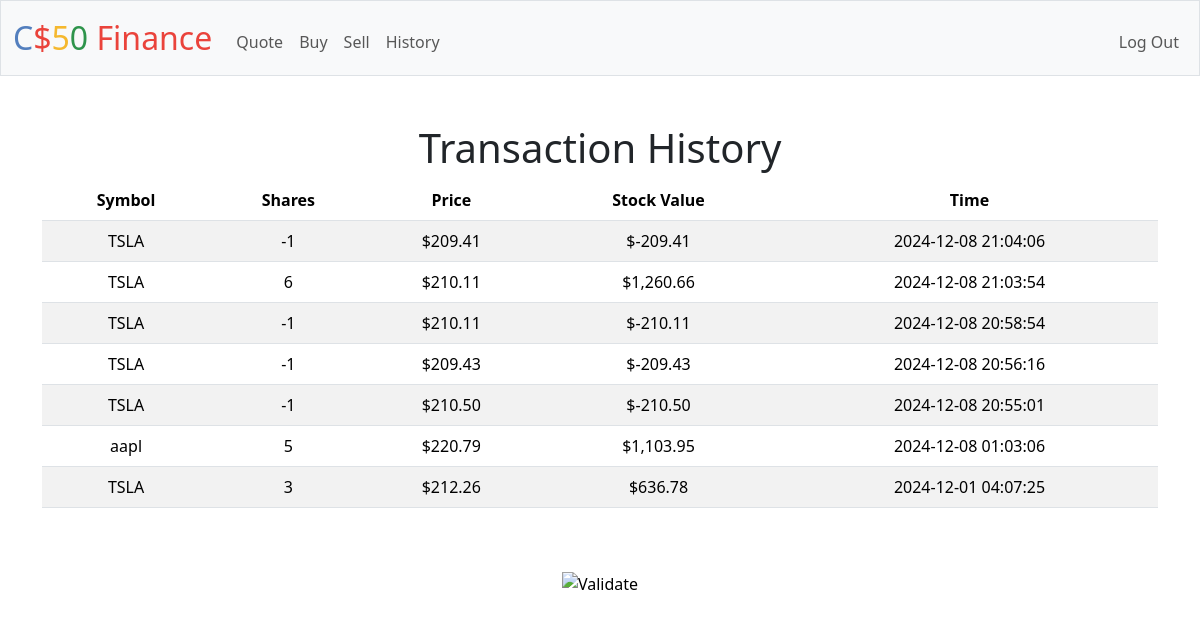
Page /history (signed in) on the earlier database version.
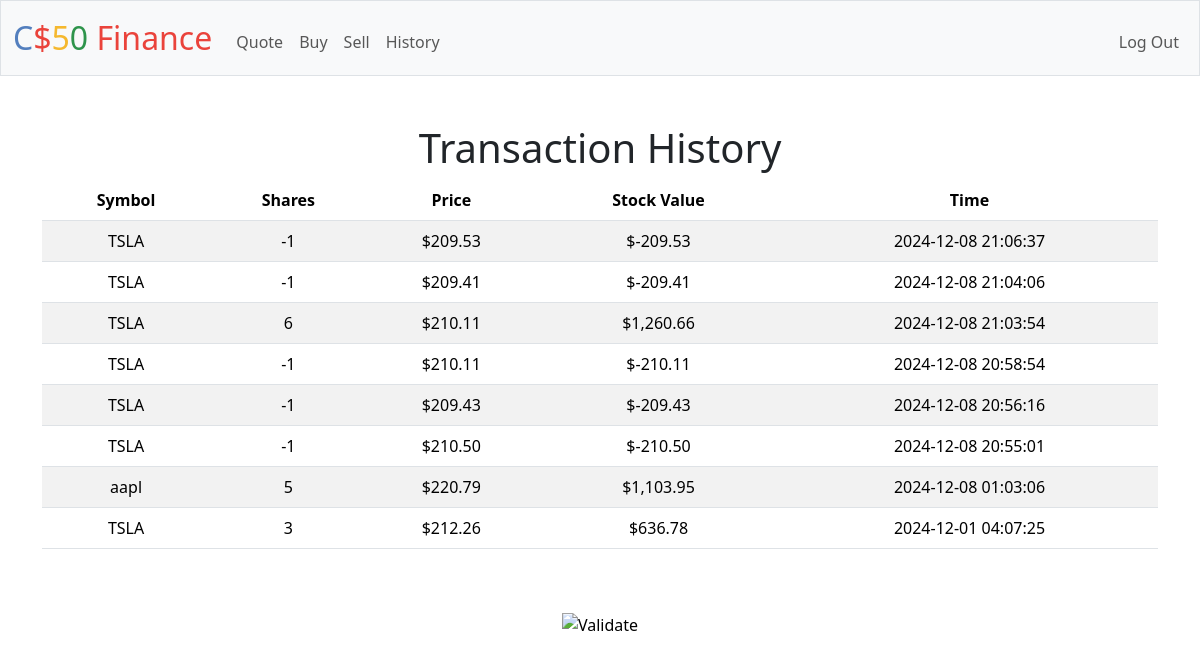
Same page on the later database version.
### tables this page shows
CREATE TABLE transactions (
    id INTEGER PRIMARY KEY AUTOINCREMENT,
    user_id INTEGER NOT NULL,
    symbol TEXT NOT NULL,
    shares INTEGER NOT NULL,
    price NUMERIC NOT NULL,
    timestamp DATETIME DEFAULT CURRENT_TIMESTAMP,
    FOREIGN KEY (user_id) REFERENCES users(id)
);

### app.py (the view)
@app.route("/history")
@login_required
def history():
    transactions = db.execute(
        "SELECT * FROM transactions WHERE user_id = :user_id ORDER BY timestamp DESC", user_id=session["user_id"])
    return render_template("history.html", transactions=transactions)

### app.py (called while the page is built)
@app.after_request
def after_request(response):
    response.headers["Cache-Control"] = "no-cache, no-store, must-revalidate"
    response.headers["Expires"] = 0
    response.headers["Pragma"] = "no-cache"
    return response

### helpers.py (called while the page is built)
def login_required(f):
    @wraps(f)
    def decorated_function(*args, **kwargs):
        if session.get("user_id") is None:
            return redirect("/login")
        return f(*args, **kwargs)
    return decorated_function

def usd(value):
    return f"${value:,.2f}"

### templates/history.html (shortened to what this page needs)
{% extends "layout.html" %}
{% block main %}
<h1>Transaction History</h1>
<table class="table table-striped">
  <thead>
    <tr>
      <th>Symbol</th>
      <th>Shares</th>
      <th>Price</th>
      <th>Stock Value</th>
      <th>Time</th>
    </tr>
  </thead>
  <tbody>
    {% for transaction in transactions %}
    <tr>
      <td>{{ transaction.symbol }}</td>
      <td>{{ transaction.shares }}</td>
      <td>{{ transaction.price | usd }}</td>
      <td>{{ (transaction.shares * transaction.price) | usd }}</td>
      <td>{{ transaction.timestamp }}</td>
    </tr>
    {% endfor %}
  </tbody>
</table>
{% endblock %}

### templates/layout.html (shortened to what this page needs)
<!DOCTYPE html>
<html lang="en">
    <head>
        <link href="https://cdn.jsdelivr.net/npm/bootstrap@5.3.3/dist/css/bootstrap.min.css" rel="stylesheet">
        <link href="/static/styles.css" rel="stylesheet">
    </head>
    <body>
        <nav class="bg-light border navbar navbar-expand-md navbar-light">
            <div class="container-fluid">
                <a class="navbar-brand" href="/"><span class="blue">C</span><span class="red">$</span><span class="yellow">5</span><span class="green">0</span> <span class="red">Finance</span></a>
                <div class="collapse navbar-collapse" id="navbar">
                    {% if session["user_id"] %}
                        <ul class="navbar-nav me-auto mt-2">
                            <li class="nav-item"><a class="nav-link" href="/quote">Quote</a></li>
                            <li class="nav-item"><a class="nav-link" href="/buy">Buy</a></li>
                            <li class="nav-item"><a class="nav-link" href="/sell">Sell</a></li>
                            <li class="nav-item"><a class="nav-link" href="/history">History</a></li>
                        </ul>
                        <ul class="navbar-nav ms-auto mt-2">
                            <li class="nav-item"><a class="nav-link" href="/logout">Log Out</a></li>
                        </ul>
                    {% else %}
                        <ul class="navbar-nav ms-auto mt-2">
                            <li class="nav-item"><a class="nav-link" href="/register">Register</a></li>
                            <li class="nav-item"><a class="nav-link" href="/login">Log In</a></li>
                        </ul>
                    {% endif %}
                </div>
            </div>
        </nav>
        <main class="container py-5 text-center">
            {% block main %}{% endblock %}
        </main>
        <footer class="mb-5">
            <form action="https://validator.w3.org/check" class="text-center" enctype="multipart/form-data" method="post" target="_blank">
                <input alt="Validate" src="/static/I_heart_validator.png" type="image">
            </form>
        </footer>
    </body>
</html>

### static/styles.css (style rules this page uses)
nav .navbar-brand { font-size: xx-large; }
nav .navbar-brand .blue { color: #537fbe; }
nav .navbar-brand .red { color: #ea433b; }
nav .navbar-brand .yellow { color: #f5b82e; }
nav .navbar-brand .green { color: #2e944b; }

Differences in the rows shown:
added transactions: (transaction.shares*transaction.price)|usd "$-209.53"
